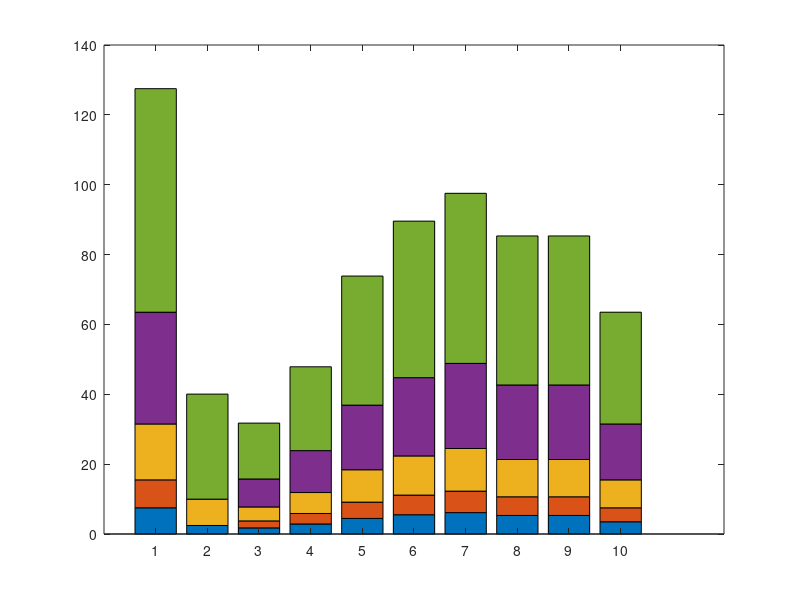

Reproduce this figure in MATLAB. (Note: this script raises an error after producing the figure.)
% Clear workspace
clc;
clear;
close all;

% --- DATA DEFINITION ---
MED_Values = [
    7.5,        15.5,        31.5,        63.5,        127.5;        % EAL1
    2.4375,     0.0,         9.9765625,   0.0,         40.053;       % EAL2
    1.75,       3.75,        7.75,        15.75,       31.75;        % EAL3
    2.875,      5.875,       11.875,      23.875,      47.875;       % EAL4
    4.46093,    9.125,       18.395,      36.890,      73.8510;      % EAL5
    5.51625,    11.1367,     22.3525,     44.76440,    89.573303;    % EAL6
    6.125,      12.26953125, 24.47949,    48.844726,   97.53948;     % EAL7
    5.3125,     10.65625,    21.328125,   42.6640625,  85.33203125;  % EAL8
    5.3125,     10.65625,    21.328125,   42.6640625,  85.33203125;  % EAL9
    3.5,        7.5,         15.5,        31.5,        63.5          % PAL
];

logicNames = {'EAL1', 'EAL2', 'EAL3', 'EAL4', 'EAL5', 'EAL6', 'EAL7', 'EAL8', 'EAL9', 'PAL'};

% --- DATA PROCESSING ---
Filled_Values = MED_Values;
for i = 1:size(Filled_Values, 1)
    for j = 2:size(Filled_Values, 2)
        if Filled_Values(i, j) == 0
            Filled_Values(i, j) = Filled_Values(i, j-1);
        end
    end
end

Plot_Data = zeros(size(Filled_Values));
Plot_Data(:, 1) = Filled_Values(:, 1);
for j = 2:size(Filled_Values, 2)
    Plot_Data(:, j) = Filled_Values(:, j) - Filled_Values(:, j-1);
end

% --- PLOTTING ---
figure('Position', [100, 100, 1400, 800], 'Color', 'w'); 

x = 1:size(Plot_Data, 1);
b = bar(x, Plot_Data, 'stacked');

% --- STYLING ---
barWidth = 0.5; 
for i = 1:length(b)
    b(i).BarWidth = barWidth;
end

% --- COLORS ---
customColors = [
    0.00, 0.45, 0.74;  % 4-bit (Blue)
    0.85, 0.33, 0.10;  % 5-bit (Orange)
    0.93, 0.69, 0.13;  % 6-bit (Yellow)
    0.49, 0.18, 0.56;  % 7-bit (Purple)
    0.47, 0.67, 0.19   % 8-bit (Green)
];

for i = 1:length(b)
    b(i).FaceColor = customColors(i,:);
end

% --- AXES SETTINGS ---
max_y = max(max(Filled_Values));
ylim([0, max_y * 1.1]); 

set(gca, 'XTick', x);
set(gca, 'XTickLabel', logicNames);
set(gca, 'FontSize', 11);
set(gca, 'XColor', 'k', 'YColor', 'k'); 
set(gca, 'Color', 'w');                 

xlabel('Approximation Logic', 'FontSize', 12, 'FontWeight', 'bold', 'Color', 'k');
ylabel('MED (Mean Error Distance)', 'FontSize', 12, 'FontWeight', 'bold', 'Color', 'k');
title('MED Values', 'FontSize', 14, 'FontWeight', 'bold', 'Color', 'k');

% --- REMOVING GRID ---
grid off; % Completely remove dotted traces

% --- ULTRA-COMPACT LEGEND BOX ---
bit_labels = {'4-bit', '5-bit', '6-bit', '7-bit', '8-bit'};

% Legend Box Coordinates (Tight Fit)
box_x = 1.8;      
box_y = 138;      
box_w = 1.8;      % Very Narrow
box_h = 20;       % Very Short

% Draw the boundary box
rectangle('Position', [box_x, box_y - box_h, box_w, box_h], ...
    'EdgeColor', 'k', 'LineWidth', 0.8, 'FaceColor', 'none'); 

% Internal Spacing (High Density)
start_x = box_x + 0.1;        
start_y = box_y - 2.5;         
row_spacing = 3.8;             % Very tight rows
patch_width = 0.12;            % Tiny square
patch_height = 2.0;            % Tiny square
gap_small = 0.03;              
label_offset = 0.4;           

% Loop rows: 8-bit down to 4-bit
for bit_idx = 5:-1:1
    current_y = start_y - ((5 - bit_idx) * row_spacing);
    current_x = start_x;
    
    % 1. Label "X-bit :"
    text(current_x, current_y, [bit_labels{bit_idx} ':'], ...
        'FontSize', 7, 'FontWeight', 'bold', 'Color', 'k', ...
        'VerticalAlignment', 'middle', 'HorizontalAlignment', 'left');
    
    current_x = current_x + label_offset;
    
    % 2. Open Bracket "("
    text(current_x, current_y, '(', ...
        'FontSize', 7, 'FontWeight', 'bold', 'Color', 'k', ...
        'VerticalAlignment', 'middle', 'HorizontalAlignment', 'center');
    
    current_x = current_x + 0.08;
    
    % 3. Draw Patches and '+' signs
    for layer = 1:bit_idx
        % Draw Square Patch
        rectangle('Position', [current_x, current_y - (patch_height/2), patch_width, patch_height], ...
            'FaceColor', customColors(layer, :), ...
            'EdgeColor', 'k', 'LineWidth', 0.5);
        
        current_x = current_x + patch_width + gap_small;
        
        % Draw '+' sign if not last
        if layer < bit_idx
             text(current_x, current_y, '+', ...
                'FontSize', 6, 'FontWeight', 'bold', 'Color', 'k', ...
                'VerticalAlignment', 'middle', 'HorizontalAlignment', 'center');
             current_x = current_x + gap_small + 0.05;
        end
    end
    
    % 4. Closing Bracket ")"
    text(current_x + 0.02, current_y, ')', ...
        'FontSize', 7, 'FontWeight', 'bold', 'Color', 'k', ...
        'VerticalAlignment', 'middle', 'HorizontalAlignment', 'left');
end

% --- ADDING TEXT LABELS TO BARS ---
for i = 1:size(MED_Values, 1) 
    for j = 1:size(MED_Values, 2) 
        val_original = MED_Values(i, j);
        val_position = Filled_Values(i, j);
        
        if val_original > 0
            y_pos = val_position;
            x_pos = i + (barWidth / 2) + 0.02; 
            
            txt_str = sprintf('%.2f', val_original);
            
            text(x_pos, y_pos, txt_str, ...
                'FontSize', 6, ...           
                'Color', 'r', ...            
                'FontWeight', 'bold', ...
                'HorizontalAlignment', 'left', ...
                'VerticalAlignment', 'middle'); 
        end
    end
end
